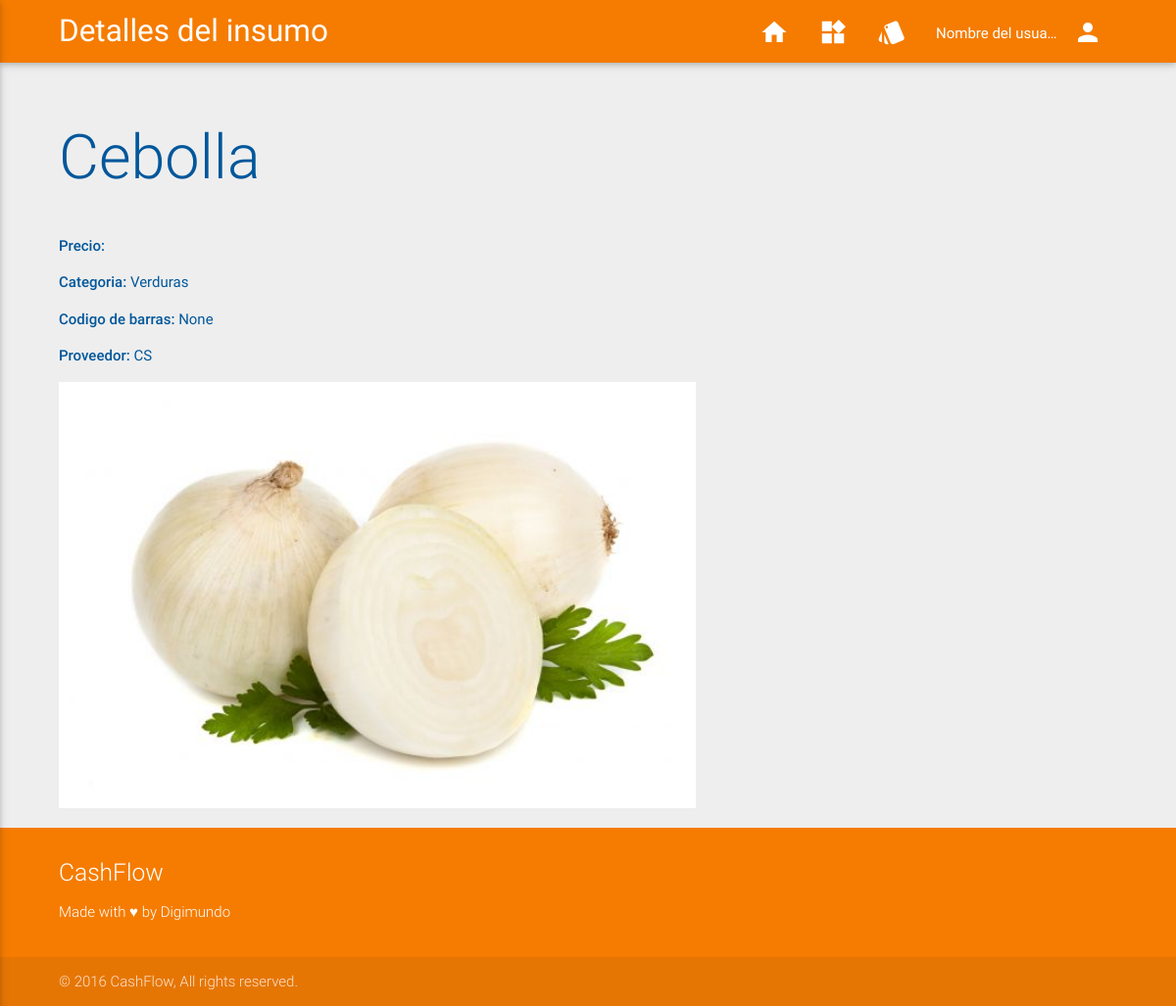
Screenshot of /supplies/32/ with the database file from the repository.
### supplies/models.py (models this page shows, shortened)
class Supply(models.Model):
	name     = models.CharField(max_length = 255, unique = True)
	category = models.ForeignKey(Category, default = 1)
	barcode  = models.PositiveIntegerField(help_text="(Código de barras de 13 digitos)", validators=[MaxValueValidator(9999999999999)], blank = True, null = True)
	provider = models.ForeignKey(Provider, default = 1)
	image    = models.ImageField(blank = False)
	class Meta:
		ordering = ('id',)
		verbose_name        = 'Supply'
		verbose_name_plural = 'Supplies'

class Category(models.Model):
	name  = models.CharField(max_length = 255, unique = True)
	image = models.ImageField(blank = False)
	def __str__(self):
		return self.name
	class Meta:
		ordering            = ('id',)
		verbose_name        = 'Category'
		verbose_name_plural = 'Categories'

class Provider(models.Model):
	name  = models.CharField(max_length = 255, unique = True)
	image = models.ImageField(blank = False)
	def __str__(self):
		return self.name
	class Meta:
		ordering            = ('id',)
		verbose_name        = 'Provider'
		verbose_name_plural = 'Providers'

### supplies/views.py (the view)
# urls.py: url(r'^supplies/(?P<pk>[0-9]+)/$', views.supply_detail, name='views.supply_detail'),
def supply_detail(request, pk):
	supply  = get_object_or_404(Supply, pk=pk)
	template = loader.get_template('supplies/supply_detail.html')
	title    = 'Detalles del insumo'
	context  = {
		'supply'	: supply,
		'title'		: title
	}
	return HttpResponse(template.render(context, request))

### templates/supplies/supply_detail.html (shortened to what this page needs)
{% extends "base.html" %}
{% block content %}
	<div class="row">
		<div class="col s12 l6">
			<h1>{{ supply.name }}</h1>
		</div>
	</div>
	<p>
		<strong>Precio: </strong>
	</p>
	<p>
		<strong>Categoria: </strong> {{ supply.category }}
	</p>
	<p>
		<strong>Codigo de barras: </strong> {{ supply.barcode }}
	</p>
	<p>
		<strong>Proveedor: </strong> {{ supply.provider }}
	</p>
	<img class="materialboxed" width="650" src="{{ supply.image.url | default_if_none:'#'}}">
{% endblock content %}

### static/css/styles.css (style rules this page uses)
body { background-color: rgba(238,238,238,1); display: -ms-flexbox; display: flex; min-height: 100vh; -ms-flex-direction: column; flex-direction: column; }
h1,h2,h3,h4,h5 { font-weight: 300; }
html { color: #01579b; }

### rows the page displays
Supply: name "Cebolla", category "Verduras", barcode "None", provider "CS", image (picture)

### other values shown
{{ title }} "Detalles del insumo"
